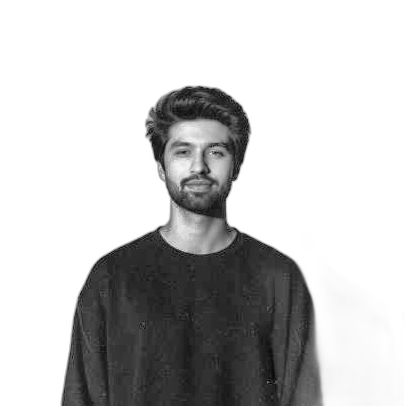
#> input picture data/source-prepped.png, 404 x 406 px, found by its file name
$ python make_ascii_svg.py
#> lines starting #> are read from the running program, lines starting #| are printed output that depends on the picture
#!/usr/bin/env python3
"""Convert a prepped grayscale image to an animated ASCII-art SVG with terminal styling."""
from pathlib import Path
from PIL import Image

RAMP = " .`:-=+*cs#%@"
COLS = 100
ROWS = 53
FILL_COLOR = "#c9d1d9"
CHAR_W = 7
CHAR_H = 14
ROW_DELAY_MS = 80

USERNAME = "sikander1020"

def image_to_ascii(img_path: str) -> list[str]:
    img = Image.open(img_path).convert("L").resize((COLS, ROWS), Image.LANCZOS)
    pixels = img.load()
    lines = []
    for y in range(ROWS):
        row = ""
        for x in range(COLS):
            brightness = pixels[x, y]
            idx = int(brightness / 256 * len(RAMP))
            idx = min(idx, len(RAMP) - 1)
            row += RAMP[idx]
        lines.append(row)
    return lines

def build_svg(lines: list[str]) -> str:
    padding_x = 20
    padding_y = 37
    title_height = 30
    footer_height = 40
    row_step = 15
    text_width = COLS * CHAR_W
    width = padding_x + text_width + padding_x
    height = padding_y + ROWS * row_step + footer_height

    svg_parts = [
        f'<svg xmlns="http://www.w3.org/2000/svg" width="{width}" height="{height}" viewBox="0 0 {width} {height}" font-family="ui-monospace, SFMono-Regular, Menlo, Consolas, monospace">',
        f'<defs><linearGradient id="bg" x1="0" y1="0" x2="0" y2="1"><stop offset="0" stop-color="#111722"/><stop offset="1" stop-color="#0d1117"/></linearGradient></defs>',
        f'<rect width="{width}" height="{height}" rx="12" fill="url(#bg)"/>',
        f'<rect x="0.5" y="0.5" width="{width-1}" height="{height-1}" rx="12" fill="none" stroke="#30363d" stroke-width="1"/>',
        f'<line x1="0" y1="{title_height}" x2="{width}" y2="{title_height}" stroke="#30363d"/>',
        f'<circle cx="20" cy="15.0" r="5" fill="#ff5f56"/><circle cx="36" cy="15.0" r="5" fill="#ffbd2e"/><circle cx="52" cy="15.0" r="5" fill="#27c93f"/>',
        f'<text x="{width/2}" y="19.0" fill="#7d8590" font-size="12" text-anchor="middle">{USERNAME}@github: ~$ ./portrait.sh</text>',
        f'<style>',
        f'@keyframes revealRow {{ from {{ opacity: 0; }} to {{ opacity: 1; }} }}',
        f'@keyframes blink {{ 0%,100% {{ opacity: 1; }} 50% {{ opacity: 0; }} }}',
        f'</style>',
    ]

    for i, line in enumerate(lines):
        delay = i * ROW_DELAY_MS
        y = padding_y + i * row_step
        escaped = line.replace("&", "&amp;").replace("<", "&lt;").replace(">", "&gt;")
        svg_parts.append(f'<text xml:space="preserve" x="{padding_x}" y="{y + 11}" fill="{FILL_COLOR}" font-size="12.9" opacity="0" style="animation: revealRow 0.2s ease-out {delay}ms forwards;">{escaped}</text>')

    cursor_x = padding_x + text_width + 2
    svg_parts.append(f'<rect x="{cursor_x}" y="{padding_y}" width="8" height="{CHAR_H}" fill="{FILL_COLOR}" opacity="0" style="animation: revealRow 0s ease-out {ROWS * ROW_DELAY_MS}ms forwards, blink 1s step-end infinite;"/>')

    footer_y = height - 20
    svg_parts.append(f'<line x1="0" y1="{height - footer_height}" x2="{width}" y2="{height - footer_height}" stroke="#30363d"/>')
    svg_parts.append(f'<text x="{padding_x}" y="{footer_y}" fill="#7d8590" font-size="13">{USERNAME}@github:~$ whoami <tspan fill="{FILL_COLOR}">Sikander</tspan></text>')
    svg_parts.append(f'<rect x="{padding_x + 216}" y="{height - 36}" width="8" height="14" fill="{FILL_COLOR}"><animate attributeName="opacity" values="1;1;0;0" keyTimes="0;0.5;0.51;1" dur="1s" repeatCount="indefinite"/></rect>')
    svg_parts.append("</svg>")
    return "\n".join(svg_parts)

def main():
    lines = image_to_ascii("data/source-prepped.png")
#> in image_to_ascii, `img = Image.open(img_path).convert("L").resize((COLS, ROWS), Image.LAN..`:
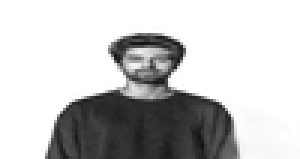
#> img: PIL image 100x53 L (shown 3 times larger); min 16, max 255, mean 196.9
#> after the loop in image_to_ascii, `for y in range(ROWS):`: lines = 53 items
#> lines = 53 items
    svg = build_svg(lines)
#> the loop in build_svg, `for i, line in enumerate(lines):` made 53 passes
#> (delay, y) on passes 1 to 12: (0, 37), (80, 52), (160, 67), (240, 82), (320, 97), (400, 112), (480, 127), (560, 142), (640, 157), (720, 172), (800, 187), (880, 202)
#> after the loop in build_svg, `for i, line in enumerate(lines):`: svg_parts = 64 items
    Path("avi-ascii.svg").write_text(svg)
    print("Wrote avi-ascii.svg")

if __name__ == "__main__":
    main()
